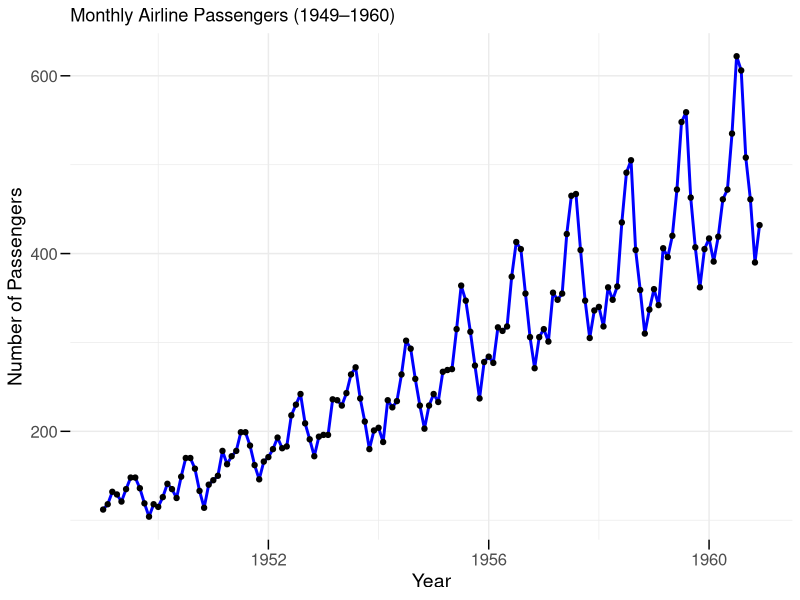

R code for this plot:
#Load libraries
library(datasets)
library(tidyverse)
library(dplyr)
library(ggplot2)

#Import data
data("AirPassengers")

AirPassengersData <- data.frame(
  month = time(AirPassengers),
  passengers = as.numeric(AirPassengers)
)

#Plot data
ggplot(AirPassengersData, aes(x = month, y = passengers)) +
  geom_line(color = "blue",   #Color of line
            size = 1) +       #Thickness of line
  geom_point() +              #Add all of the points of data
  #Change axis titles
  labs(
    title = "Monthly Airline Passengers (1949–1960)",
    x = "Year",
    y = "Number of Passengers"
  ) +
  theme_minimal() +
  #Change text sizes
  theme(axis.text.x = element_text(size = 12),      # x-axis tick labels
        axis.text.y = element_text(size = 12),      # y-axis tick labels
        axis.ticks.length = unit(0.25, "cm"),       # length of ticks
        axis.ticks = element_line(size = 0.5),      # thickness of ticks
        axis.title.x = element_text(size = 14),     # x-axis title
        axis.title.y = element_text(size = 14),     # y-axis title
        legend.title = element_text(size = 13),     # legend title
        legend.text = element_text(size = 11),      # legend items
        legend.position = "top"                     # legend position
  )
